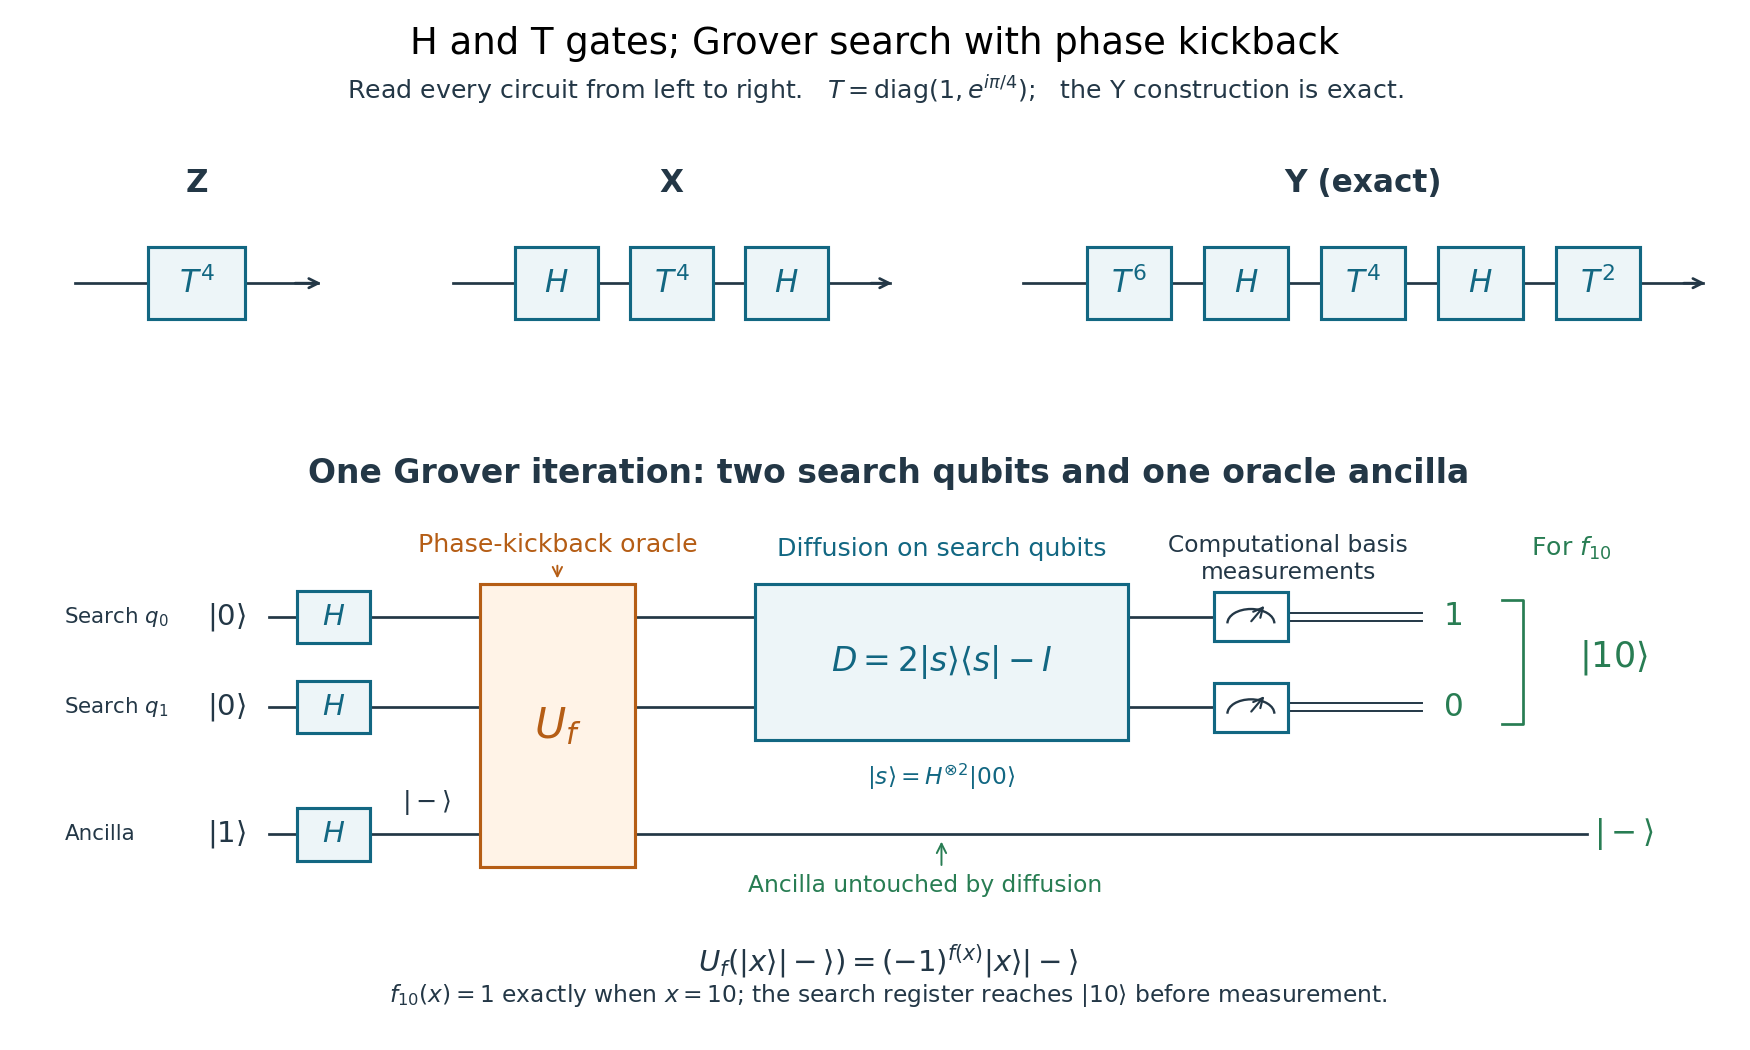

Write the Python code that produced this figure.
"""Original H/T constructions and three-wire Grover circuit.

Tested with Python 3.14, NumPy 2.3.5 and Matplotlib 3.10.7, using the
root dependencies. Run from the desired output directory: the only file
written is Path.cwd() / Path(__file__).with_suffix('.png').name.
"""

from pathlib import Path

import matplotlib

matplotlib.use("Agg")
import matplotlib.pyplot as plt
from matplotlib.patches import Arc, Rectangle


INK = "#233746"
BLUE = "#126782"
PALE_BLUE = "#edf5f8"
ORANGE = "#b55d15"
PALE_ORANGE = "#fff3e7"
GREEN = "#287d53"


def label(ax, x, y, text, size=13, **kwargs):
    ax.text(x, y, text, fontsize=size, ha="center", va="center",
            color=kwargs.pop("color", INK), **kwargs)


def gate(ax, x, low, high, text, width=0.7, color=BLUE, fill=PALE_BLUE, size=15):
    ax.add_patch(Rectangle((x - width / 2, low), width, high - low,
                           facecolor=fill, edgecolor=color, linewidth=1.6, zorder=3))
    label(ax, x, (low + high) / 2, text, size, color=color, zorder=4)


def measurement(ax, x, y):
    gate(ax, x, y - 0.30, y + 0.30, "", fill="white")
    ax.add_patch(Arc((x, y - 0.08), 0.44, 0.35, theta1=0, theta2=180,
                     color=INK, lw=1.2, zorder=4))
    ax.annotate("", (x + 0.15, y + 0.17), (x - 0.02, y - 0.09),
                arrowprops={"arrowstyle": "->", "color": INK, "lw": 1.1}, zorder=5)


def main():
    plt.rcParams.update({"font.size": 12, "figure.facecolor": "white",
                         "axes.facecolor": "white", "mathtext.fontset": "dejavusans"})
    fig = plt.figure(figsize=(12.5, 7.5))
    layout = fig.add_gridspec(2, 1, height_ratios=(1, 2.5), hspace=0.28)
    constructions = layout[0].subgridspec(1, 3, width_ratios=(1.0, 1.7, 2.6), wspace=0.23)
    sequences = [("Z", [r"$T^4$"]),
                 ("X", [r"$H$", r"$T^4$", r"$H$"]),
                 ("Y (exact)", [r"$T^6$", r"$H$", r"$T^4$", r"$H$", r"$T^2$"])]
    for index, (title, gates) in enumerate(sequences):
        ax = fig.add_subplot(constructions[0, index])
        count = len(gates)
        ax.set(xlim=(0, count + 1), ylim=(-0.7, 1.6))
        ax.set_axis_off()
        ax.plot([0.1, count + 0.9], [0, 0], color=INK, lw=1.4, zorder=1)
        ax.annotate("", (count + 0.95, 0), (count + 0.70, 0),
                    arrowprops={"arrowstyle": "->", "color": INK, "lw": 1.4})
        for position, text in enumerate(gates, 1):
            gate(ax, position, -0.38, 0.38, text, width=0.72, size=16)
        label(ax, (count + 1) / 2, 1.05, title, 16, weight="bold")

    ax = fig.add_subplot(layout[1])
    ax.set(xlim=(0, 15.5), ylim=(-0.55, 6.1))
    ax.set_axis_off()
    label(ax, 7.75, 5.9, "One Grover iteration: two search qubits and one oracle ancilla", 17, weight="bold")
    wires = [(4.15, r"Search $q_0$", r"$|0\rangle$"),
             (3.05, r"Search $q_1$", r"$|0\rangle$"),
             (1.5, "Ancilla", r"$|1\rangle$")]
    for y, name, state in wires:
        ax.text(0.03, y, name, ha="left", va="center", color=INK, fontsize=11)
        label(ax, 1.55, y, state, 15)
        end = 11.15 if y > 2 else 14.3
        ax.plot([1.95, end], [y, y], color=INK, lw=1.4, zorder=1)
        gate(ax, 2.55, y - 0.32, y + 0.32, r"$H$", width=0.68)
    # U_f acts on all three wires; D has support on the search register only.
    gate(ax, 4.65, 1.10, 4.55, r"$U_f$", width=1.45,
         color=ORANGE, fill=PALE_ORANGE, size=22)
    label(ax, 4.65, 5.02, "Phase-kickback oracle", 13, color=ORANGE)
    ax.annotate("", (4.65, 4.57), (4.65, 4.82),
                arrowprops={"arrowstyle": "->", "color": ORANGE})
    label(ax, 3.42, 1.89, r"$|-\rangle$", 13)
    gate(ax, 8.25, 2.65, 4.55, r"$D=2|s\rangle\langle s|-I$", width=3.5, size=17)
    label(ax, 8.25, 4.98, "Diffusion on search qubits", 13, color=BLUE)
    label(ax, 8.25, 2.20, r"$|s\rangle=H^{\otimes 2}|00\rangle$", 12, color=BLUE)
    label(ax, 8.1, 0.88, "Ancilla untouched by diffusion", 12, color=GREEN)
    ax.annotate("", (8.25, 1.46), (8.25, 1.08),
                arrowprops={"arrowstyle": "->", "color": GREEN})
    for y, bit in ((4.15, "1"), (3.05, "0")):
        measurement(ax, 11.15, y)
        ax.plot([11.5, 12.75], [y + 0.045, y + 0.045], color=INK, lw=1.0)
        ax.plot([11.5, 12.75], [y - 0.045, y - 0.045], color=INK, lw=1.0)
        label(ax, 13.05, y, bit, 16, color=GREEN)
    label(ax, 11.5, 5.02, "Computational basis", 12)
    label(ax, 11.5, 4.69, "measurements", 12)
    label(ax, 14.65, 1.5, r"$|-\rangle$", 16, color=GREEN)
    ax.plot([13.5, 13.7, 13.7, 13.5], [4.35, 4.35, 2.85, 2.85], color=GREEN, lw=1.4)
    label(ax, 14.55, 3.65, r"$|10\rangle$", 18, color=GREEN)
    label(ax, 14.15, 4.98, r"For $f_{10}$", 13, color=GREEN)
    label(ax, 7.75, -0.04,
          r"$U_f\left(|x\rangle|-\rangle\right)=(-1)^{f(x)}|x\rangle|-\rangle$", 15)
    label(ax, 7.75, -0.46,
          r"$f_{10}(x)=1$ exactly when $x=10$; the search register reaches $|10\rangle$ before measurement.", 12)
    fig.suptitle("H and T gates; Grover search with phase kickback", fontsize=19, y=0.975)
    fig.text(0.5, 0.905,
             r"Read every circuit from left to right.   $T=\mathrm{diag}(1,e^{i\pi/4})$;   the Y construction is exact.",
             fontsize=13, ha="center", color=INK)
    fig.subplots_adjust(left=0.035, right=0.98, bottom=0.045, top=0.875)
    fig.savefig(Path.cwd() / Path(__file__).with_suffix(".png").name,
                dpi=140, facecolor="white", transparent=False,
                metadata={"Software": "Matplotlib"})
    plt.close(fig)


if __name__ == "__main__":
    main()
